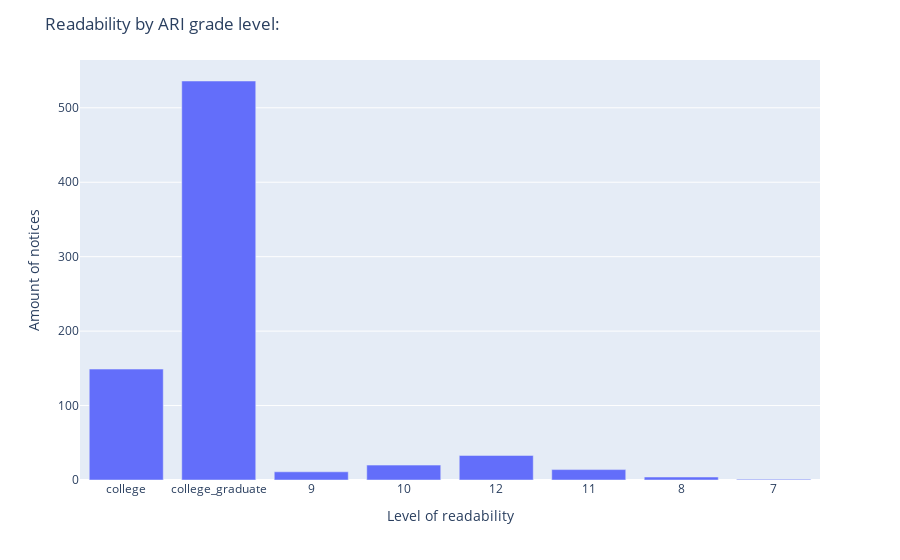

Notebook source saved alongside this figure:
### Code cell
data = pd.DataFrame(readabilityARI, index =["amount"]).transpose()
fig = px.bar(data, y='amount')
fig.update_layout(
    title="Readability by ARI grade level:",
    xaxis_title="Level of readability",
    yaxis_title="Amount of notices",
)
fig.show()

### Figure 1 — Plotly figure (JSON) as saved in the notebook; plotly's stock layout.template omitted (floating-point values rounded to 4 significant figures)
{"data": [{"alignmentgroup": "True", "hovertemplate": "index=%{x}<br>amount=%{y}<extra></extra>", "legendgroup": "", "marker": {"color": "#636efa"}, "name": "", "offsetgroup": "", "orientation": "v", "showlegend": false, "textposition": "auto", "type": "bar", "x": ["college", "college_graduate", "9", "10", "12", "11", "8", "7"], "xaxis": "x", "y": [149, 536, 11, 20, 33, 14, 4, 1], "yaxis": "y"}], "layout": {"barmode": "relative", "legend": {"tracegroupgap": 0}, "margin": {"t": 60}, "title": {"text": "Readability by ARI grade level:"}, "xaxis": {"anchor": "y", "domain": [0, 1], "title": {"text": "Level of readability"}}, "yaxis": {"anchor": "x", "domain": [0, 1], "title": {"text": "Amount of notices"}}}}
